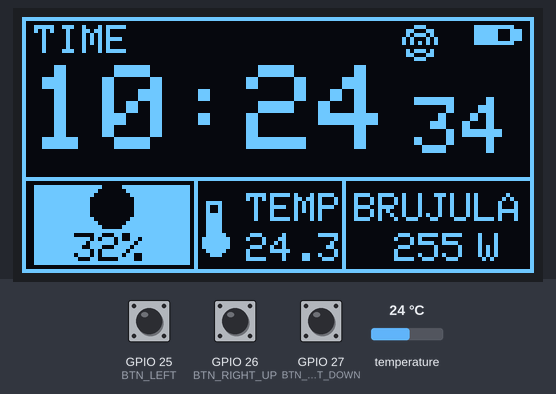
Recording of a sketch running on a simulated ESP32. Shown: 128×64 one-colour display. The test bench sets the inputs (shaded band); at power-on: temperature 24 °C, GPIO 25 (BTN_LEFT) HIGH, GPIO 26 (BTN_RIGHT_UP) HIGH, GPIO 27 (BTN_RIGHT_DOWN) HIGH. WiFi joins after 1.5 s; servers stay silent unless stated; the local clock reads 2024-03-15 10:24:30 at power-on unless the sketch sets it; what the sketch prints to the serial monitor is not drawn.

Above: at 4.2 s.
4.3 s: temperature set to 12 °C
At 10.1 s:
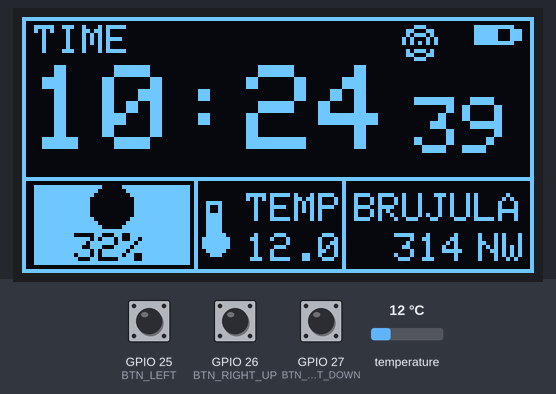
10.2 s: GPIO 25 (BTN_LEFT) pulled LOW for 1 s
At 10.89 s:
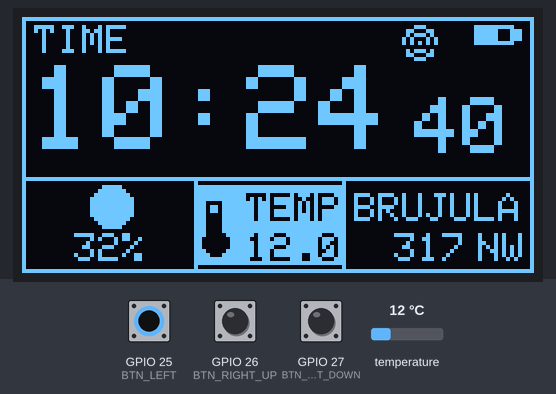
11.8 s: GPIO 26 (BTN_RIGHT_UP) pulled LOW for 0.15 s
At 12.09 s:
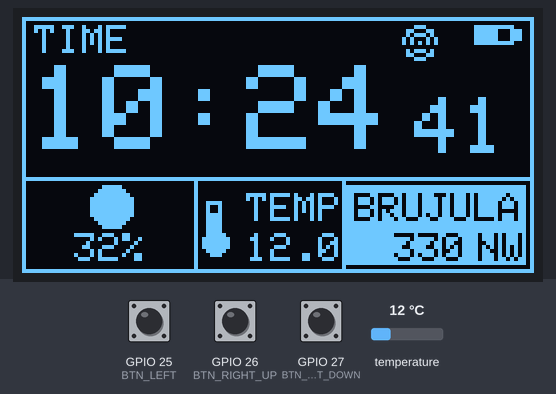
12.5 s: GPIO 27 (BTN_RIGHT_DOWN) pulled LOW for 0.15 s
At 12.69 s:
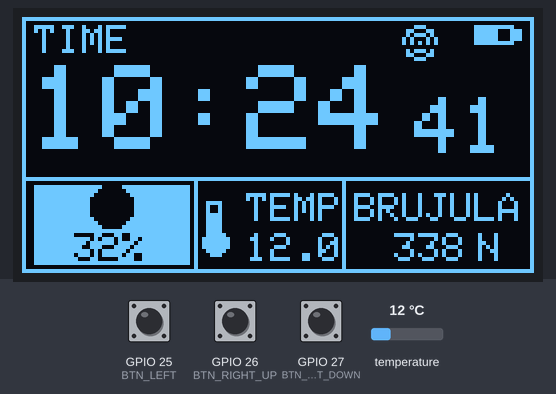
13.2 s: GPIO 25 (BTN_LEFT) pulled LOW for 0.15 s
At 13.49 s:
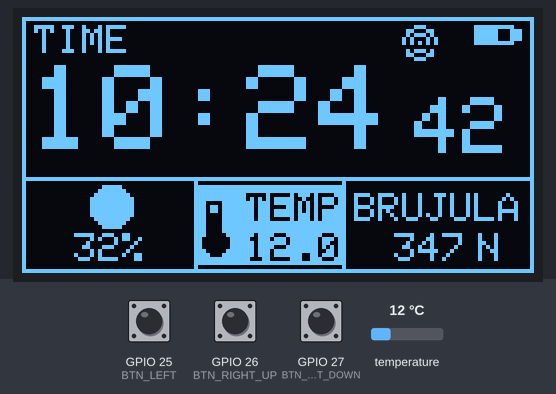
13.9 s: GPIO 26 (BTN_RIGHT_UP) pulled LOW for 1 s
At 15.6 s:
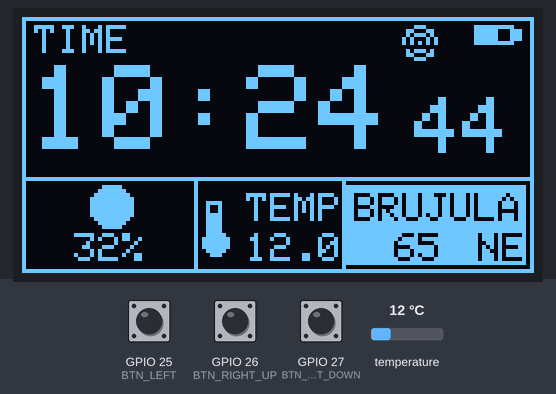

The sketch:

arduino_fw91_oled.ino
```cpp
#include <Wire.h>
#include <Adafruit_GFX.h>
#include <Adafruit_SSD1306.h>
#include "WiFi_y_NTP.h"
#include "Config.h"
#include "UiState.h"
#include "Sensors.h"
#include "Buttons.h"
#include "DisplayUi.h"

Adafruit_SSD1306 display(SCREEN_WIDTH, SCREEN_HEIGHT, &Wire, OLED_RESET);
UiState ui;
ButtonState buttons;

unsigned long tSec = 0;
unsigned long tFrame = 0;

void setOledContrast(uint8_t value) {
  display.ssd1306_command(SSD1306_SETCONTRAST);
  display.ssd1306_command(value);
}
void setup() {

  Serial.begin(115200);

  delay(1000);

  Serial.println();
  Serial.println("===== RELOJ PENTA =====");

  initButtons(buttons);

  ui.wifiOn = conectarWiFi();

  initSensors();

  if (!display.begin(SSD1306_SWITCHCAPVCC, OLED_ADDR)) {
    while (true) delay(10);
  }

 setOledContrast(40); // brillo bajo
  display.clearDisplay();
  display.display();
}


void loop() {
  unsigned long now = millis();

  updateButtons(buttons);
  handleUiInput(ui, buttons);
  updateSensors(ui, now);

  if (now - tSec >= 1000) {
    tSec = now;
    tickClock(ui);
  }

  if (now - tFrame >= 200) {
    tFrame = now;
    drawScreen(display, ui, now);
  }
}
```

Buttons.cpp
```cpp
#include "Buttons.h" // ULTIMO

void initButtons(ButtonState &buttons) {
  pinMode(BTN_LEFT, INPUT_PULLUP);
  pinMode(BTN_RIGHT_UP, INPUT_PULLUP);
  pinMode(BTN_RIGHT_DOWN, INPUT_PULLUP);
  buttons = ButtonState();
}

void updateButtons(ButtonState &buttons) {
  uint8_t leftNow = digitalRead(BTN_LEFT);
  uint8_t rightUpNow = digitalRead(BTN_RIGHT_UP);
  uint8_t rightDownNow = digitalRead(BTN_RIGHT_DOWN);

  buttons.pressedLeft = (buttons.lastLeft == HIGH && leftNow == LOW);
  buttons.pressedRightUp = (buttons.lastRightUp == HIGH && rightUpNow == LOW);
  buttons.pressedRightDown = (buttons.lastRightDown == HIGH && rightDownNow == LOW);

  buttons.lastLeft = leftNow;
  buttons.lastRightUp = rightUpNow;
  buttons.lastRightDown = rightDownNow;
}

void handleUiInput(UiState &ui, ButtonState &buttons) {
  // Cualquier boton avanza el cuadrante activo.
  bool anyPressed = buttons.pressedLeft || buttons.pressedRightUp || buttons.pressedRightDown;
  if (anyPressed) {
    ui.focus = static_cast<SensorFocus>((ui.focus + 1) % 3);
  }
}
```

Buttons.h
```cpp
#ifndef BUTTONS_H
#define BUTTONS_H

#include <Arduino.h>
#include "Config.h"
#include "UiState.h"

struct ButtonState {
  uint8_t lastLeft = HIGH;
  uint8_t lastRightUp = HIGH;
  uint8_t lastRightDown = HIGH;
  bool pressedLeft = false;
  bool pressedRightUp = false;
  bool pressedRightDown = false;
};

void initButtons(ButtonState &buttons);
void updateButtons(ButtonState &buttons);
void handleUiInput(UiState &ui, ButtonState &buttons);

#endif
```

DisplayUi.cpp
```cpp
#include "DisplayUi.h"
#include "Sensors.h"

static void drawBattery(Adafruit_SSD1306 &display, uint8_t x, uint8_t y, uint8_t pct) {
  display.drawRect(x, y, 10, 5, SSD1306_WHITE);
  display.drawRect(x + 10, y + 1, 2, 3, SSD1306_WHITE);
  uint8_t fill = map(pct, 0, 100, 0, 8);
  if (fill > 0) display.fillRect(x + 1, y + 1, fill, 3, SSD1306_WHITE);
}
static void drawWifiIcon(Adafruit_SSD1306 &display, uint8_t x, uint8_t y) {

  display.drawPixel(x + 3, y + 5, SSD1306_WHITE);

  display.drawCircle(x + 3, y + 5, 2, SSD1306_WHITE);
  display.drawCircle(x + 3, y + 5, 4, SSD1306_WHITE);

  // borrar la mitad inferior de los círculos
  display.drawFastHLine(x - 1, y + 6, 10, SSD1306_BLACK);
}
static void drawMoonIcon(Adafruit_SSD1306 &display, uint8_t cx, uint8_t cy, uint8_t r, float illumPct) {
  display.drawCircle(cx, cy, r, SSD1306_WHITE);
  int8_t phaseShift = static_cast<int8_t>(map(static_cast<int>(illumPct), 0, 100, -r, r));
  for (int8_t y = -r + 1; y < r; y++) {
    int8_t xLim = static_cast<int8_t>(sqrt(static_cast<float>(r * r - y * y)));
    int8_t xStart = -xLim + phaseShift;
    for (int8_t x = xStart; x <= xLim; x++) {
      if (x >= -xLim && x <= xLim) display.drawPixel(cx + x, cy + y, SSD1306_WHITE);
    }
  }
}

static void drawThermometerIcon(Adafruit_SSD1306 &display, uint8_t x, uint8_t y) {
  display.drawRect(x, y, 4, 9, SSD1306_WHITE);
  display.fillCircle(x + 2, y + 10, 3, SSD1306_WHITE);
  display.fillRect(x + 1, y + 3, 2, 5, SSD1306_WHITE);
}

static void drawHeader(Adafruit_SSD1306 &display, const UiState &ui) {
  display.setTextSize(1);
  display.setTextColor(SSD1306_WHITE);
  display.setCursor(3, 2);
  if (ui.mode == MODE_TIME) display.print("TIME");
  else if (ui.mode == MODE_SENSOR) display.print("SENS");
  else display.print("SET ");

  display.setCursor(46, 2);
  if (ui.alarmOn) display.print("ALM ");
  if (ui.sigOn) display.print("SIG ");
  if (ui.btOn) display.print("BT");

  if (ui.wifiOn)
    drawWifiIcon(display, 96, 1);

  drawBattery(display, 113, 2, ui.batteryPct);
}

static void drawMainClock(Adafruit_SSD1306 &display, const UiState &ui) {
  char hhmm[6];
  char ss[3];
  snprintf(hhmm, sizeof(hhmm), "%02u:%02u", ui.hour, ui.minute);
  snprintf(ss, sizeof(ss), "%02u", ui.second);

  display.setTextSize(3);
  display.setCursor(2, 12);
  display.print(hhmm);

  // Segundos al lado de la hora sin separador ":".
  display.setTextSize(2);
  display.setCursor(98, 20);
  display.print(ss);
}

static void drawSensorStrip(Adafruit_SSD1306 &display, const UiState &ui) {
  display.drawLine(1, 40, 126, 40, SSD1306_WHITE);
  display.drawLine(43, 41, 43, 62, SSD1306_WHITE);
  display.drawLine(80, 41, 80, 62, SSD1306_WHITE);

  display.setTextSize(1);

  // Luna
  drawMoonIcon(display, 22, 47, 5, ui.moonIllum);
  display.setCursor(13, 54);
  display.print(static_cast<int>(ui.moonIllum));
  display.print("%");

  // Temperatura
  drawThermometerIcon(display, 46, 46);
  display.setCursor(56, 44);
  display.print("TEMP");
  display.setCursor(56, 54);
  display.print(ui.tempC, 1);

  // Brújula
  display.setCursor(83, 44);
  display.print("BRUJULA");
  display.setCursor(93, 54);
  display.print(static_cast<int>(ui.smoothCompass));
  display.setCursor(114, 54);
  display.print(cardinalFromDegrees(ui.smoothCompass));
}

static void drawFocusFrame(Adafruit_SSD1306 &display, const UiState &ui) {
  if (ui.mode != MODE_TIME) return;

  // Foco activo por inversion sin tocar lineas divisorias (sin marco).
  if (ui.focus == FOCUS_MOON) {
    display.fillRect(3, 42, 39, 20, SSD1306_INVERSE);
  } else if (ui.focus == FOCUS_TEMP) {
    display.fillRect(44, 42, 36, 20, SSD1306_INVERSE);
  } else {
    display.fillRect(81, 42, 45, 20, SSD1306_INVERSE);
  }
}

void drawScreen(Adafruit_SSD1306 &display, const UiState &ui, unsigned long nowMs) {
  if (ui.invertBlink) {
    display.invertDisplay((nowMs / 300) % 2);
  } else {
    display.invertDisplay(false);
  }

  display.clearDisplay();
  display.drawRect(0, 0, 128, 64, SSD1306_WHITE);
  drawHeader(display, ui);
  drawMainClock(display, ui);
  drawSensorStrip(display, ui);
  drawFocusFrame(display, ui);
  display.display();
}
```

DisplayUi.h
```cpp
#ifndef DISPLAY_UI_H
#define DISPLAY_UI_H

#include <Arduino.h>
#include <Adafruit_GFX.h>
#include <Adafruit_SSD1306.h>
#include "UiState.h"

void drawScreen(Adafruit_SSD1306 &display, const UiState &ui, unsigned long nowMs);

#endif
```

Luna.ino
```cpp
#include <math.h>
#include <time.h>

float getMoonPhase()
{
    struct tm localTime;

    if (!getLocalTime(&localTime))
        return 0.0f;
    time_t now =mktime(&localTime);

    struct tm utcTime;
    gmtime_r(&now, &utcTime);

    int year  = utcTime.tm_year + 1900;
    int month = utcTime.tm_mon + 1;
    int day   = utcTime.tm_mday;

    double hour =
        utcTime.tm_hour +
        utcTime.tm_min / 60.0 +
        utcTime.tm_sec / 3600.0;

    // Conversión a Día Juliano
    if (month <= 2) {
        year--;
        month += 12;
    }
    Serial.printf(
    "UTC: %04d-%02d-%02d %02d:%02d:%02d\n",
    utcTime.tm_year + 1900,
    utcTime.tm_mon + 1,
    utcTime.tm_mday,
    utcTime.tm_hour,
    utcTime.tm_min,
    utcTime.tm_sec
);
    Serial.printf(
    "LOCAL: %04d-%02d-%02d %02d:%02d:%02d\n",
    localTime.tm_year + 1900,
    localTime.tm_mon + 1,
    localTime.tm_mday,
    localTime.tm_hour,
    localTime.tm_min,
    localTime.tm_sec
);
    int A = year / 100;
    int B = 2 - A + (A / 4);

    double JD =
        floor(365.25 * (year + 4716))
      + floor(30.6001 * (month + 1))
      + day + B - 1524.5
      + hour / 24.0;

    // Siglos julianos desde J2000.0
    double T = (JD - 2451545.0) / 36525.0;

    // Longitud media del Sol
    double Ls = fmod(
        280.46646 +
        T * (36000.76983 + 0.0003032 * T),
        360.0);

    // Anomalía media del Sol
    double Ms = 357.52911 +
                T * (35999.05029 - 0.0001537 * T);

    // Longitud media de la Luna
    double Lm = fmod(
        218.3165 +
        481267.8813 * T,
        360.0);

    // Anomalía media de la Luna
    double Mm =
        134.963 +
        477198.8676 * T;

    // Elongación media
    double D =
        297.850 +
        445267.1115 * T;

    // Pasar a radianes
    double deg = PI / 180.0;

    Ms *= deg;
    Mm *= deg;
    D  *= deg;

    // Ángulo de fase (Meeus simplificado)
    double phaseAngle =
          180.0
        - (D / deg)
        - 6.289 * sin(Mm)
        + 2.100 * sin(Ms)
        - 1.274 * sin(2 * D - Mm)
        - 0.658 * sin(2 * D)
        - 0.214 * sin(2 * Mm)
        - 0.110 * sin(D);

    phaseAngle *= deg;

    // Iluminación (0–100 %)
    double illumination =
        (1.0 + cos(phaseAngle)) * 50.0;

    return (float)illumination;
}
```

Sensors.cpp
```cpp
#include "Sensors.h"
#include <OneWire.h>
#include <DallasTemperature.h>
#include <time.h>
float getMoonPhase();
#define DS18B20_PIN 4

OneWire oneWire(DS18B20_PIN);
DallasTemperature ds18b20(&oneWire);

static unsigned long tTemp = 0;
static unsigned long tCompass = 0;
static unsigned long tMoon = 0;
static bool moonInitialized = false;
static const float kCompassAlpha = 0.2f;


void initSensors() {

  ds18b20.begin();
}

void updateSensors(UiState &ui, unsigned long nowMs) {
  if (nowMs - tTemp >= 5000) {
    tTemp = nowMs;
    ds18b20.requestTemperatures();

    float t = ds18b20.getTempCByIndex(0);

    if (t != DEVICE_DISCONNECTED_C) {
     ui.tempC = t;
    }
  }

  if (nowMs - tCompass >= 125) {
    tCompass = nowMs;
    // Placeholder heading real.
    ui.compassDeg += 1.5f;
    if (ui.compassDeg >= 360.0f) ui.compassDeg -= 360.0f;
    ui.smoothCompass = kCompassAlpha * ui.compassDeg + (1.0f - kCompassAlpha) * ui.smoothCompass;
  }
// En el futuro tengo que cambiar 10000UL (10 segundos) a 8 horas ya que cada ese tiempo cambia aprox 1,1%
  if (!moonInitialized || nowMs - tMoon >= 3600000UL) {
    tMoon = nowMs;
    moonInitialized = true;
    // Placeholder fase lunar real (recalculo horario).

    ui.moonIllum = getMoonPhase();


    Serial.print("Luna: ");
    Serial.println(ui.moonIllum);
  }
}

void tickClock(UiState &ui) {
  struct tm timeinfo;

  if (getLocalTime(&timeinfo)) {
    ui.hour = timeinfo.tm_hour;
    ui.minute = timeinfo.tm_min;
    ui.second = timeinfo.tm_sec;
  }
}

const char *cardinalFromDegrees(float deg) {
  static const char *dirs[] = {"N", "NE", "E", "SE", "S", "SW", "W", "NW"};
  int idx = static_cast<int>((deg + 22.5f) / 45.0f) % 8;
  return dirs[idx];
}
```

Sensors.h
```cpp
#ifndef SENSORS_H
#define SENSORS_H

#include <Arduino.h>
#include "UiState.h"

void initSensors();
void updateSensors(UiState &ui, unsigned long nowMs);
void tickClock(UiState &ui);
const char *cardinalFromDegrees(float deg);

#endif
```

UiState.h
```cpp
#ifndef UI_STATE_H
#define UI_STATE_H

#include <Arduino.h>

enum ScreenMode { MODE_TIME, MODE_SENSOR, MODE_SET };
enum SensorFocus { FOCUS_MOON, FOCUS_TEMP, FOCUS_COMPASS };

struct UiState {
  ScreenMode mode = MODE_TIME;
  SensorFocus focus = FOCUS_MOON;

  uint8_t hour = 10;
  uint8_t minute = 28;
  uint8_t second = 45;

  float tempC = 24.3f;
  float compassDeg = 248.0f;
  float smoothCompass = 248.0f;
  float moonIllum = 63.0f;

  bool alarmOn = false;
  bool sigOn = false;
  bool btOn = false;
  bool wifiOn = false;

  uint8_t batteryPct = 72;

  bool invertBlink = false;
};

#endif
```

WiFi_y_NTP.cpp
```cpp
#include "WiFi_y_NTP.h"
#include <WiFi.h>
#include <time.h>

const char* ssid = "Grace’s Home";
const char* password = "Apolos2023&$$";

const char* ntpServer = "pool.ntp.org";
const long gmtOffset_sec = 3600;
const int daylightOffset_sec = 3600;

bool conectarWiFi()
{
    Serial.println();
    Serial.println("=================================");
    Serial.println("Iniciando conexion WiFi...");
    Serial.print("SSID: ");
    Serial.println(ssid);

    WiFi.mode(WIFI_STA);
    WiFi.disconnect(true);
    delay(500);

    WiFi.begin(ssid, password);

    unsigned long inicio = millis();

    while (WiFi.status() != WL_CONNECTED)
    {
        Serial.print(".");

        delay(500);

        if (millis() - inicio > 15000)
        {
            Serial.println();
            Serial.println("ERROR: No fue posible conectar al WiFi.");

            Serial.print("Codigo WiFi.status(): ");
            Serial.println(WiFi.status());

            return false;
        }
    }

    Serial.println();
    Serial.println("WiFi conectado!");
    Serial.print("IP: ");
    Serial.println(WiFi.localIP());

    configTime(0, 0, ntpServer);

    setenv("TZ", "CET-1CEST,M3.5.0/2,M10.5.0/3", 1);
    tzset();

    Serial.println("NTP configurado.");

    return true;
}
```

WiFi_y_NTP.h
```cpp
#ifndef WIFI_Y_NTP_H
#define WIFI_Y_NTP_H

bool conectarWiFi();

#endif
```

Config.h
```cpp
#ifndef CONFIG_H
#define CONFIG_H

#include <Arduino.h>

// OLED 0.96" tipico
static const uint8_t SCREEN_WIDTH = 128;
static const uint8_t SCREEN_HEIGHT = 64;
static const int8_t OLED_RESET = -1;
static const uint8_t OLED_ADDR = 0x3C;

// Pines ejemplo ESP32 (cambia segun tu hardware)
static const uint8_t BTN_LEFT = 25;
static const uint8_t BTN_RIGHT_UP = 26;
static const uint8_t BTN_RIGHT_DOWN = 27;

#endif
```

Measured:
- what the display in image 6 shows lasts 0.8 s, from 15.0 s to 15.8 s
